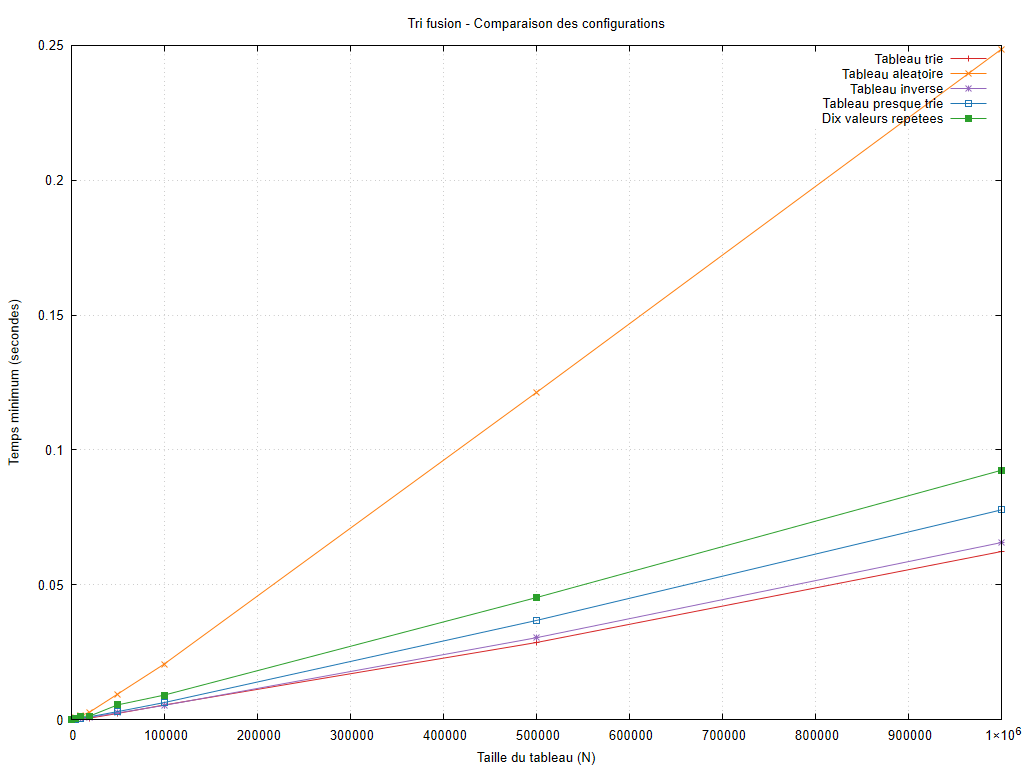

Write the gnuplot code that produced this figure.
set encoding utf8
set terminal pngcairo size 1024,768 font 'Arial,10'
set output 'graphiques/20261006_211417/cases/merge_sort_cases.png'
set datafile missing 'non_mesure'
set title 'Tri fusion - Comparaison des configurations'
set xlabel 'Taille du tableau (N)'
set ylabel 'Temps minimum (secondes)'
set grid
set yrange [0:*]
plot 'resultats/20261006_211417/cases/merge_sort_cases.dat' using 1:2 title 'Tableau trie' with linespoints lc rgb '#d62728', 'resultats/20261006_211417/cases/merge_sort_cases.dat' using 1:3 title 'Tableau aleatoire' with linespoints lc rgb '#ff7f0e', 'resultats/20261006_211417/cases/merge_sort_cases.dat' using 1:4 title 'Tableau inverse' with linespoints lc rgb '#9467bd', 'resultats/20261006_211417/cases/merge_sort_cases.dat' using 1:5 title 'Tableau presque trie' with linespoints lc rgb '#1f77b4', 'resultats/20261006_211417/cases/merge_sort_cases.dat' using 1:6 title 'Dix valeurs repetees' with linespoints lc rgb '#2ca02c'
unset output
